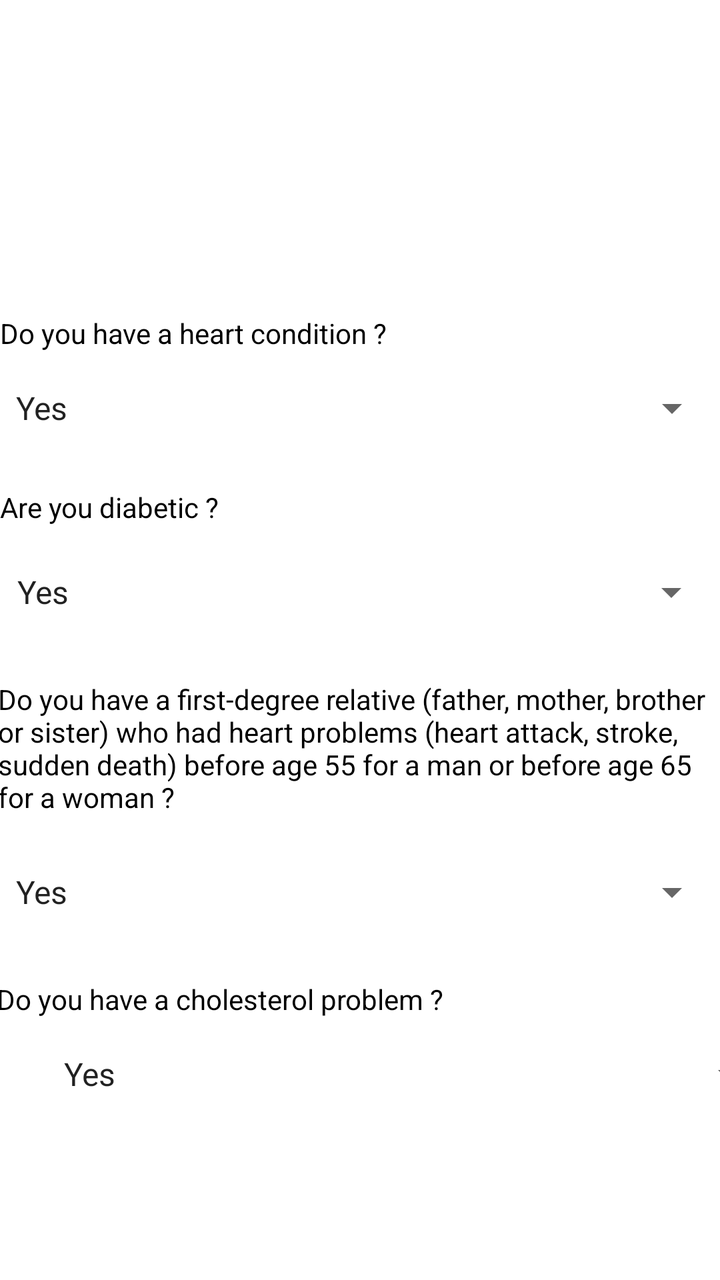
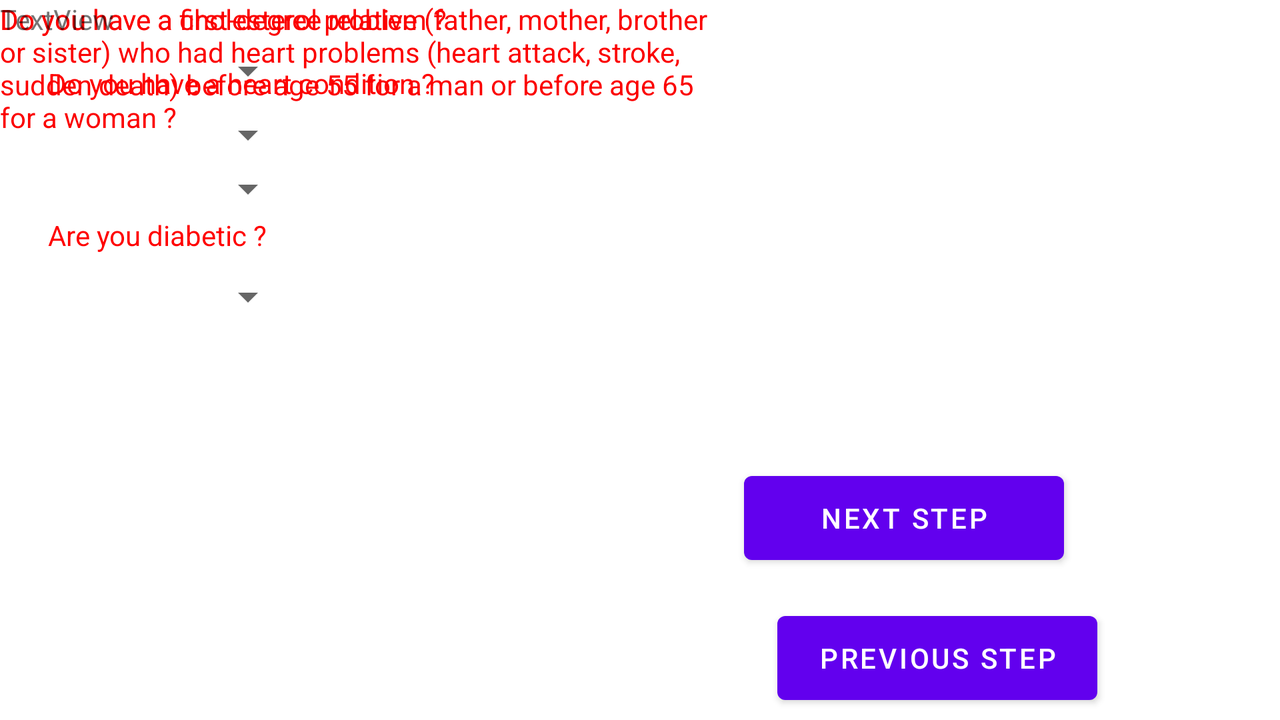

An Android layout and its configuration variant, each rendered on a device that would load it. The default file and the variant file are quoted in full after the pictures.
<!-- AndroidManifest.xml: application theme Theme.PetitCoeur -->
<!-- res/layout/activity_mon_coeur.xml -->
<?xml version="1.0" encoding="utf-8"?>
<androidx.constraintlayout.widget.ConstraintLayout xmlns:android="http://schemas.android.com/apk/res/android"
    xmlns:app="http://schemas.android.com/apk/res-auto"
    xmlns:tools="http://schemas.android.com/tools"
    android:layout_width="match_parent"
    android:layout_height="match_parent">

    <Button
        android:id="@+id/nextstep2"
        android:layout_width="160dp"
        android:layout_height="54dp"
        android:layout_marginEnd="24dp"
        android:layout_marginBottom="80dp"
        android:onClick="action_next_page"
        android:text="@string/next_step"
        app:layout_constraintBottom_toBottomOf="parent"
        app:layout_constraintEnd_toEndOf="parent"
        app:layout_constraintHorizontal_bias="0.645"
        app:layout_constraintStart_toEndOf="@+id/previousstep2"
        app:layout_constraintTop_toBottomOf="@+id/cholesterol"
        app:layout_constraintVertical_bias="1.0" />

    <Button
        android:id="@+id/previousstep2"
        android:layout_width="160dp"
        android:layout_height="54dp"
        android:layout_marginStart="36dp"
        android:layout_marginBottom="80dp"
        android:onClick="action_previous_page"
        android:text="@string/Previous_Step"
        app:layout_constraintBottom_toBottomOf="parent"
        app:layout_constraintEnd_toStartOf="@+id/nextstep"
        app:layout_constraintHorizontal_bias="0.5"
        app:layout_constraintStart_toStartOf="parent"
        app:layout_constraintTop_toBottomOf="@+id/cholesterol"
        app:layout_constraintVertical_bias="1.0" />

    <Spinner
        android:id="@+id/cholesterol"
        android:layout_width="364dp"
        android:layout_height="48dp"
        android:layout_marginStart="24dp"
        android:entries="@array/array_response"
        android:spinnerMode="dropdown"
        app:layout_constraintStart_toStartOf="parent"
        app:layout_constraintTop_toBottomOf="@+id/textView7" />

    <Spinner
        android:id="@+id/fitstDegree"
        android:layout_width="360dp"
        android:layout_height="48dp"
        android:entries="@array/array_response"
        android:spinnerMode="dropdown"
        app:layout_constraintEnd_toEndOf="parent"
        app:layout_constraintStart_toStartOf="parent"
        app:layout_constraintTop_toBottomOf="@+id/textView6" />

    <Spinner
        android:id="@+id/diabetic"
        android:layout_width="359dp"
        android:layout_height="48dp"
        android:layout_marginTop="4dp"
        android:entries="@array/array_response"
        android:spinnerMode="dropdown"
        app:layout_constraintEnd_toEndOf="parent"
        app:layout_constraintStart_toStartOf="parent"
        app:layout_constraintTop_toBottomOf="@+id/textView5" />

    <TextView
        android:id="@+id/textView4"
        android:layout_width="360dp"
        android:layout_height="19dp"
        android:layout_marginTop="20dp"
        android:text="@string/heart_condition"
        android:textColor="#000000"
        app:layout_constraintEnd_toEndOf="parent"
        app:layout_constraintHorizontal_bias="0.509"
        app:layout_constraintStart_toStartOf="parent"
        app:layout_constraintTop_toBottomOf="@+id/imageView6" />

    <TextView
        android:id="@+id/textView5"
        android:layout_width="360dp"
        android:layout_height="24dp"
        android:layout_marginTop="16dp"
        android:text="@string/diabetic"
        android:textColor="#000000"
        app:layout_constraintEnd_toEndOf="parent"
        app:layout_constraintHorizontal_bias="0.509"
        app:layout_constraintStart_toStartOf="parent"
        app:layout_constraintTop_toBottomOf="@+id/heartCondition" />

    <TextView
        android:id="@+id/textView6"
        android:layout_width="363dp"
        android:layout_height="82dp"
        android:layout_marginTop="20dp"
        android:text="@string/first_degree_relative"
        android:textAlignment="viewStart"
        android:textColor="#000000"
        app:layout_constraintEnd_toEndOf="parent"
        app:layout_constraintStart_toStartOf="parent"
        app:layout_constraintTop_toBottomOf="@+id/diabetic" />

    <TextView
        android:id="@+id/textView7"
        android:layout_width="364dp"
        android:layout_height="23dp"
        android:layout_marginTop="20dp"
        android:text="@string/cholesterol"
        android:textColor="@color/black"
        app:layout_constraintEnd_toEndOf="parent"
        app:layout_constraintHorizontal_bias="0.51"
        app:layout_constraintStart_toStartOf="parent"
        app:layout_constraintTop_toBottomOf="@+id/fitstDegree" />

    <Spinner
        android:id="@+id/heartCondition"
        android:layout_width="360dp"
        android:layout_height="48dp"
        android:layout_marginTop="4dp"
        android:entries="@array/array_response"
        android:spinnerMode="dropdown"
        app:layout_constraintEnd_toEndOf="parent"
        app:layout_constraintStart_toStartOf="parent"
        app:layout_constraintTop_toBottomOf="@+id/textView4" />

    <ImageView
        android:id="@+id/imageView6"
        android:layout_width="194dp"
        android:layout_height="121dp"
        android:layout_marginTop="16dp"
        app:layout_constraintEnd_toEndOf="parent"
        app:layout_constraintHorizontal_bias="0.497"
        app:layout_constraintStart_toStartOf="parent"
        app:layout_constraintTop_toTopOf="parent"
        app:srcCompat="@drawable/mon_coeur" />

</androidx.constraintlayout.widget.ConstraintLayout>
<!-- resources referenced by this layout -->
<resources>
  <string-array name="array_response">
          <item>Yes</item>
          <item>No</item>
      </string-array>
  <string name="Previous_Step">Previous Step</string>
  <string name="cholesterol">Do you have a cholesterol problem ?</string>
  <string name="diabetic">Are you diabetic ?</string>
  <string name="first_degree_relative">Do you have a first-degree relative (father, mother, brother or sister) who had heart problems (heart attack, stroke, sudden death) before age 55 for a man or before age 65 for a woman ?</string>
  <string name="heart_condition">Do you have a heart condition ?</string>
  <string name="next_step">Next Step</string>
  <style name="Theme.PetitCoeur" parent="Theme.MaterialComponents.DayNight.DarkActionBar">
          
          <item name="colorPrimary">@color/purple_500</item>
          <item name="colorPrimaryVariant">@color/purple_700</item>
          <item name="colorOnPrimary">@color/white</item>
          
          <item name="colorSecondary">@color/teal_200</item>
          <item name="colorSecondaryVariant">@color/teal_700</item>
          <item name="colorOnSecondary">@color/black</item>
          
          <item name="android:statusBarColor" tools:targetApi="l">?attr/colorPrimaryVariant</item>
          
      </style>
</resources>
<!-- res/layout-land/activity_mon_coeur.xml (the repository's variant of the layout above) -->
<!-- drawn on the phone turned sideways -->
<?xml version="1.0" encoding="utf-8"?>
<androidx.constraintlayout.widget.ConstraintLayout xmlns:android="http://schemas.android.com/apk/res/android"
    xmlns:app="http://schemas.android.com/apk/res-auto"
    xmlns:tools="http://schemas.android.com/tools"
    android:layout_width="match_parent"
    android:layout_height="match_parent">

    <Button
        android:id="@+id/nextstep2"
        android:layout_width="160dp"
        android:layout_height="54dp"
        android:layout_marginTop="232dp"
        android:layout_marginEnd="108dp"
        android:text="@string/next_step"
        app:layout_constraintEnd_toEndOf="parent"
        app:layout_constraintTop_toTopOf="parent" />

    <Button
        android:id="@+id/previousstep2"
        android:layout_width="160dp"
        android:layout_height="54dp"
        android:layout_marginTop="16dp"
        android:text="@string/Previous_Step"
        app:layout_constraintEnd_toEndOf="parent"
        app:layout_constraintHorizontal_bias="0.81"
        app:layout_constraintStart_toStartOf="parent"
        app:layout_constraintTop_toBottomOf="@+id/nextstep2" />

    <Spinner
        android:id="@+id/spinner7"
        android:layout_width="124dp"
        android:layout_height="25dp"
        android:layout_marginStart="24dp"
        android:spinnerMode="dropdown"
        app:layout_constraintStart_toStartOf="parent"
        app:layout_constraintTop_toBottomOf="@+id/textView7" />

    <Spinner
        android:id="@+id/spinner6"
        android:layout_width="124dp"
        android:layout_height="25dp"
        android:layout_marginStart="24dp"
        android:spinnerMode="dropdown"
        app:layout_constraintStart_toStartOf="parent"
        app:layout_constraintTop_toBottomOf="@+id/textView6" />

    <Spinner
        android:id="@+id/spinner5"
        android:layout_width="124dp"
        android:layout_height="25dp"
        android:layout_marginStart="24dp"
        android:layout_marginTop="4dp"
        android:spinnerMode="dropdown"
        app:layout_constraintStart_toStartOf="parent"
        app:layout_constraintTop_toBottomOf="@+id/textView5" />

    <Spinner
        android:id="@+id/spinner3"
        android:layout_width="124dp"
        android:layout_height="25dp"
        android:layout_marginStart="24dp"
        android:layout_marginTop="4dp"
        android:spinnerMode="dropdown"
        app:layout_constraintStart_toStartOf="parent"
        app:layout_constraintTop_toBottomOf="@+id/textView4" />

    <ImageView
        android:id="@+id/imageView2"
        android:layout_width="195dp"
        android:layout_height="117dp"
        app:layout_constraintBottom_toBottomOf="parent"
        app:layout_constraintEnd_toEndOf="parent"
        app:layout_constraintHorizontal_bias="0.816"
        app:layout_constraintStart_toStartOf="parent"
        app:layout_constraintTop_toTopOf="parent"
        app:layout_constraintVertical_bias="0.185"
        app:srcCompat="@drawable/img_coeur" />

    <TextView
        android:id="@+id/textView4"
        android:layout_width="360dp"
        android:layout_height="19dp"
        android:layout_marginStart="24dp"
        android:layout_marginTop="32dp"
        android:text="@string/heart_condition"
        android:textColor="#FF0000"
        app:layout_constraintStart_toStartOf="parent"
        app:layout_constraintTop_toTopOf="parent" />

    <TextView
        android:id="@+id/textView5"
        android:layout_width="360dp"
        android:layout_height="24dp"
        android:layout_marginStart="24dp"
        android:layout_marginTop="108dp"
        android:text="@string/diabetic"
        android:textColor="#FF0000"
        app:layout_constraintStart_toStartOf="parent"
        app:layout_constraintTop_toTopOf="parent" />

    <TextView
        android:id="@+id/textView6"
        android:layout_width="363dp"
        android:layout_height="82dp"
        android:text="@string/first_degree_relative"
        android:textColor="#FB0000"
        tools:layout_editor_absoluteX="24dp"
        tools:layout_editor_absoluteY="182dp" />

    <TextView
        android:id="@+id/textView7"
        android:layout_width="364dp"
        android:layout_height="23dp"
        android:text="@string/cholesterol"
        android:textColor="#FB0000"
        tools:layout_editor_absoluteX="23dp"
        tools:layout_editor_absoluteY="331dp" />

    <TextView
        android:id="@+id/textView12"
        android:layout_width="wrap_content"
        android:layout_height="wrap_content"
        android:text="TextView"
        tools:layout_editor_absoluteX="218dp"
        tools:layout_editor_absoluteY="127dp" />

</androidx.constraintlayout.widget.ConstraintLayout>
<!-- resources referenced by the variant -->
<!-- as the phone turned sideways resolves them -->
<resources>
  <string name="Previous_Step">Previous Step</string>
  <string name="cholesterol">Do you have a cholesterol problem ?</string>
  <string name="diabetic">Are you diabetic ?</string>
  <string name="first_degree_relative">Do you have a first-degree relative (father, mother, brother or sister) who had heart problems (heart attack, stroke, sudden death) before age 55 for a man or before age 65 for a woman ?</string>
  <string name="heart_condition">Do you have a heart condition ?</string>
  <string name="next_step">Next Step</string>
  <style name="Theme.PetitCoeur" parent="Theme.MaterialComponents.DayNight.DarkActionBar">
          
          <item name="colorPrimary">@color/purple_500</item>
          <item name="colorPrimaryVariant">@color/purple_700</item>
          <item name="colorOnPrimary">@color/white</item>
          
          <item name="colorSecondary">@color/teal_200</item>
          <item name="colorSecondaryVariant">@color/teal_700</item>
          <item name="colorOnSecondary">@color/black</item>
          
          <item name="android:statusBarColor" tools:targetApi="l">?attr/colorPrimaryVariant</item>
          
      </style>
</resources>
